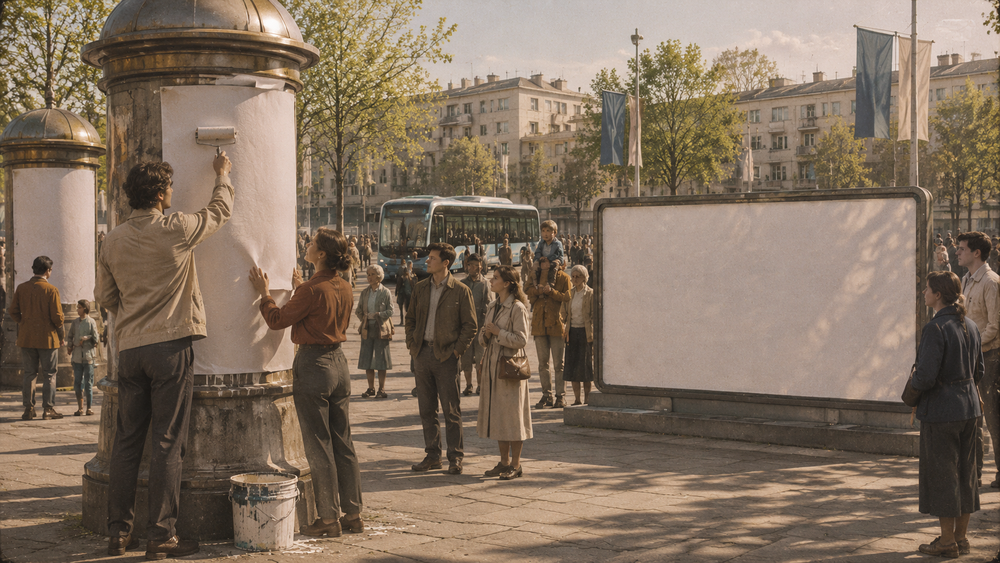
#> input picture assets/gen/s5a_a__gpt-image-2_0.png, 1000 x 563 px, shrunk from 1672 x 941 before the run
$ python _s5a_measure.py
#> lines starting #> are read from the running program, lines starting #| are printed output that depends on the picture; after the words box and inside, x2 and y2 are one past the last pixel; in counts of white or black regions, pixels touching at a corner belong together
# -*- coding: utf-8 -*-
"""Замер светлого стенда на кадре 11 (s5a) — куда ляжет полоса лозунга."""
import os
import numpy as np
from PIL import Image

HERE = os.path.dirname(os.path.abspath(__file__))
GEN = os.path.join(HERE, 'assets', 'gen')
for name in ('s5a_a__gpt-image-2_0.png', 's5a_b__gpt-image-2_0.png'):
    im = Image.open(os.path.join(GEN, name)).convert('RGB')
#> im is the input picture: PIL image 1000x563 RGB; mean R, G, B 129.4, 111.9, 94.8
    w, h = im.size
#> w = 1000; h = 563
    a = np.asarray(im, np.float32)
    # «светлая бумага»: ярко и низкая насыщенность
    mx = a.max(2); mn = a.min(2)
#> after `mx = a.max(2)`:
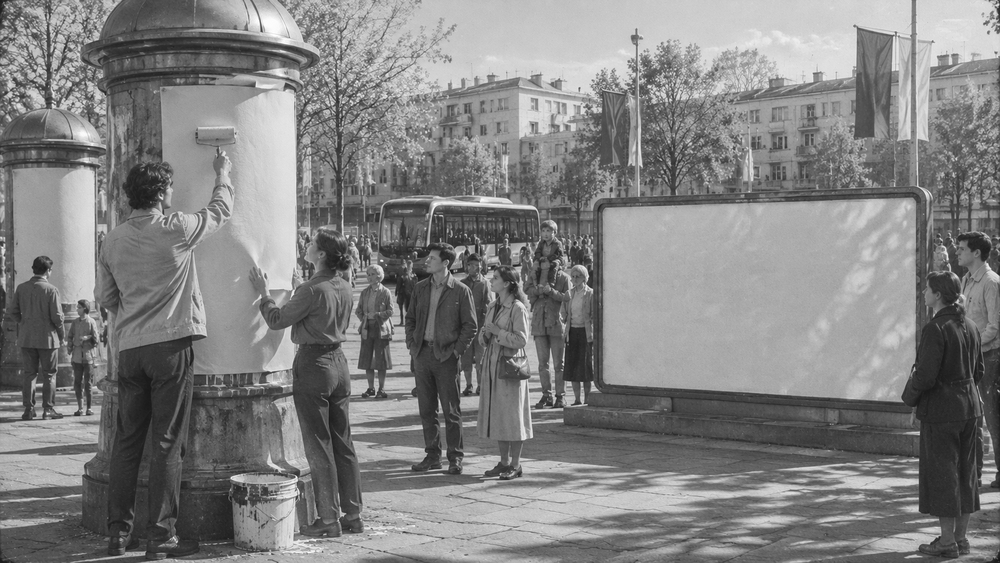
#> mx: shape (563, 1000) float32; min 20, max 255, mean 129.4
#> after `mn = a.min(2)`:
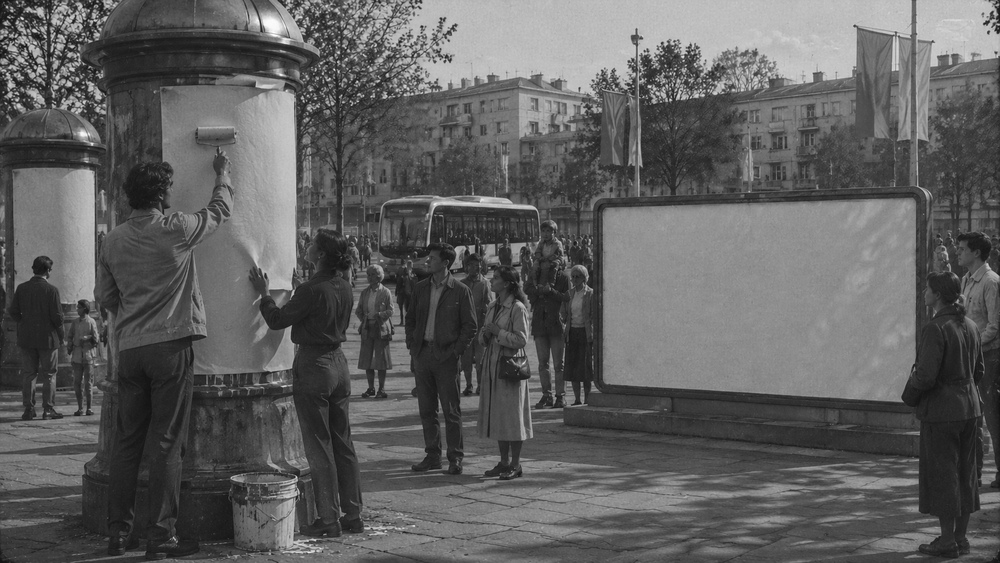
#> mn: shape (563, 1000) float32; min 8, max 255, mean 94.8
    mask = (mx > 150) & ((mx - mn) < 26)
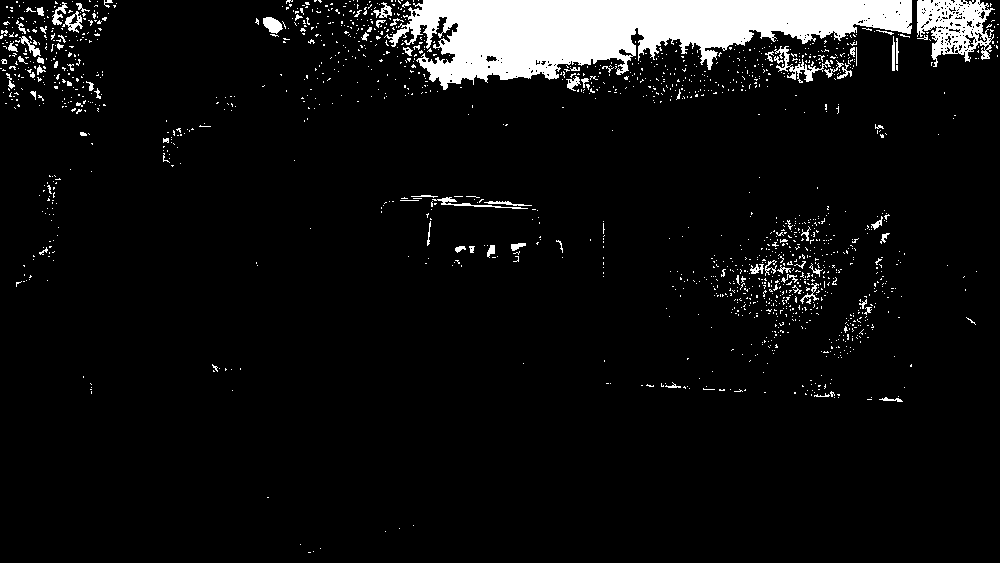
#> mask: shape (563, 1000) bool; 6.7% white; 1552 white regions (1469 under 20 px), largest, box (x1, y1, x2, y2) and area: (384, 0, 912, 90) 25968, (917, 0, 995, 67) 2892, (774, 46, 831, 83) 472
    # ищем крупнейший светлый прямоугольник: считаем по строкам/столбцам долю маски
    rows = mask.mean(1); cols = mask.mean(0)
#> after `rows = mask.mean(1)`: rows = 563 values, max 0.637 at index 11, min 0 at index 116, mean 0.0674
#> after `cols = mask.mean(0)`: cols = 1000 values, max 0.171 at index 802, min 0 at index 117, mean 0.0674
#| == s5a_a__gpt-image-2_0.png (1000, 563)
    def span(v, thr):
#> called with v = array of shape (563,), thr = 0.25
        idx = np.where(v > thr)[0]
#> idx = 60 values from 0 to 59
        return (int(idx[0]), int(idx[-1])) if len(idx) else None
    print('==', name, im.size)
    print('  rows>0.25:', span(rows, 0.25), ' rows>0.4:', span(rows, 0.4))
#|   rows>0.25: (0, 59)  rows>0.4: (0, 40)
    print('  cols>0.15:', span(cols, 0.15), ' cols>0.3:', span(cols, 0.3))
#|   cols>0.15: (456, 807)  cols>0.3: None
    # в правой трети (стенд-витрина в варианте A)
    right = mask[:, int(w * 0.55):]
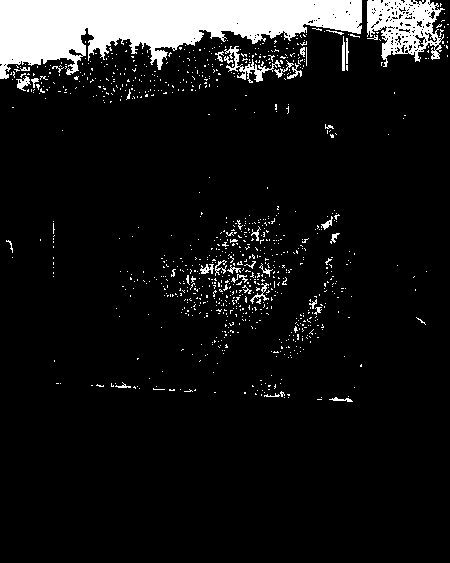
#> right: shape (563, 450) bool; 9.4% white; 937 white regions (899 under 20 px), largest, box (x1, y1, x2, y2) and area: (0, 0, 362, 79) 16242, (367, 0, 445, 67) 2892, (224, 46, 281, 83) 472
    r_rows = right.mean(1); r_cols = right.mean(0)
#> after `r_rows = right.mean(1)`: r_rows = 563 values, max 0.956 at index 6, min 0 at index 103, mean 0.0936
#> after `r_cols = right.mean(0)`: r_cols = 450 values, max 0.171 at index 252, min 0 at index 362, mean 0.0936
    print('  right rows>0.5:', span(r_rows, 0.5), 'right cols>0.4:', span(r_cols, 0.4))
#|   right rows>0.5: (0, 43) right cols>0.4: None
    # точные границы самого большого светлого блоба (грубо: bbox маски в правой половине)
    ys, xs = np.where(right)
    if len(xs):
        print('  right bbox: x %d..%d  y %d..%d (offset x+%d)'
              % (xs.min() + int(w * 0.55), xs.max() + int(w * 0.55), ys.min(), ys.max(), int(w * 0.55)))
#|   right bbox: x 550..998  y 0..401 (offset x+550)
#> pass 2 of the loop `for name in ('s5a_a__gpt-image-2_0.png', 's5a_b__gpt-image-2_0.png'):`:
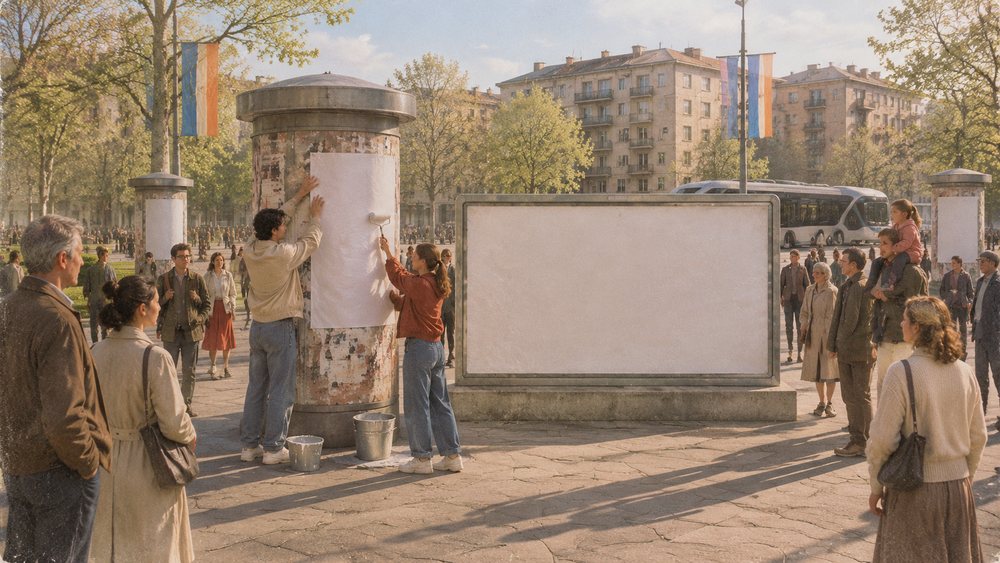
#> input picture assets/gen/s5a_b__gpt-image-2_0.png, 1000 x 563 px, shrunk from 1672 x 941 before the run
#> im is the input picture: PIL image 1000x563 RGB; mean R, G, B 148.9, 129.3, 111.6
#> `mask = (mx > 150) & ((mx - mn) < 26)`:
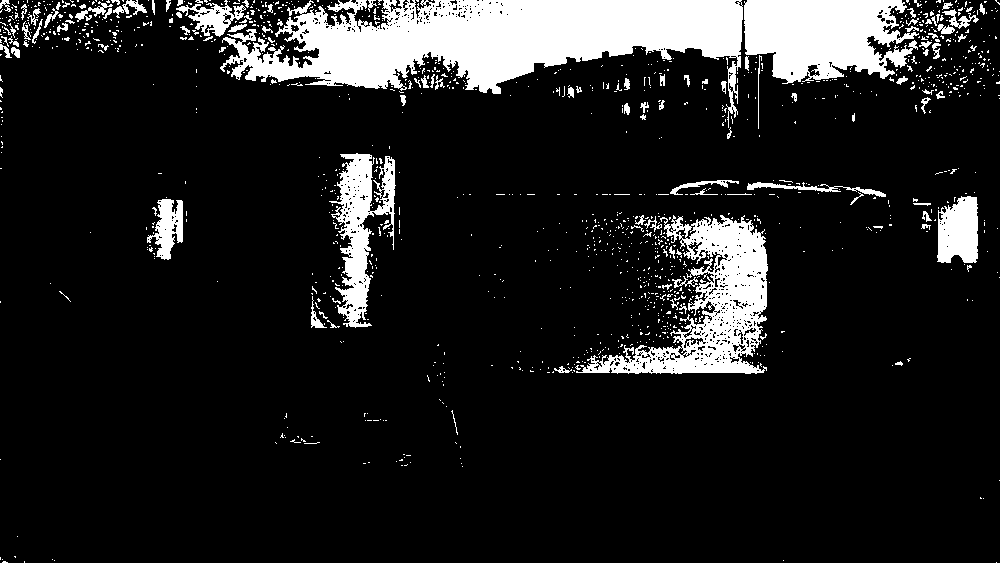
#> mask: shape (563, 1000) bool; 12.7% white; 1273 white regions (1165 under 20 px), largest, box (x1, y1, x2, y2) and area: (220, 0, 743, 128) 30705, (576, 215, 768, 374) 11380, (744, 0, 919, 84) 10657
#> rows = 563 values, max 0.71 at index 29, min 0 at index 139, mean 0.127
#> cols = 1000 values, max 0.455 at index 731, min 0 at index 20, mean 0.127
#| == s5a_b__gpt-image-2_0.png (1000, 563)
#|   rows>0.25: (0, 78)  rows>0.4: (0, 64)
#|   cols>0.15: (312, 970)  cols>0.3: (343, 759)
#> `right = mask[:, int(w * 0.55):]`:
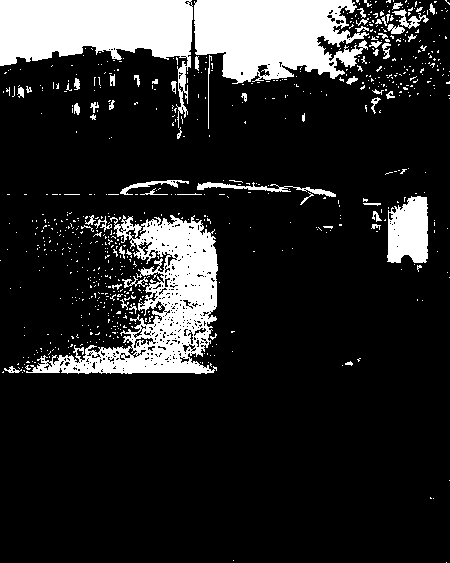
#> right: shape (563, 450) bool; 16% white; 725 white regions (665 under 20 px), largest, box (x1, y1, x2, y2) and area: (26, 215, 218, 374) 11380, (0, 0, 193, 128) 10980, (194, 0, 369, 84) 10657
#> r_rows = 563 values, max 0.844 at index 20, min 0 at index 139, mean 0.16
#> r_cols = 450 values, max 0.455 at index 181, min 0.00178 at index 440, mean 0.16
#|   right rows>0.5: (0, 56) right cols>0.4: (178, 208)
#|   right bbox: x 550..999  y 0..562 (offset x+550)
